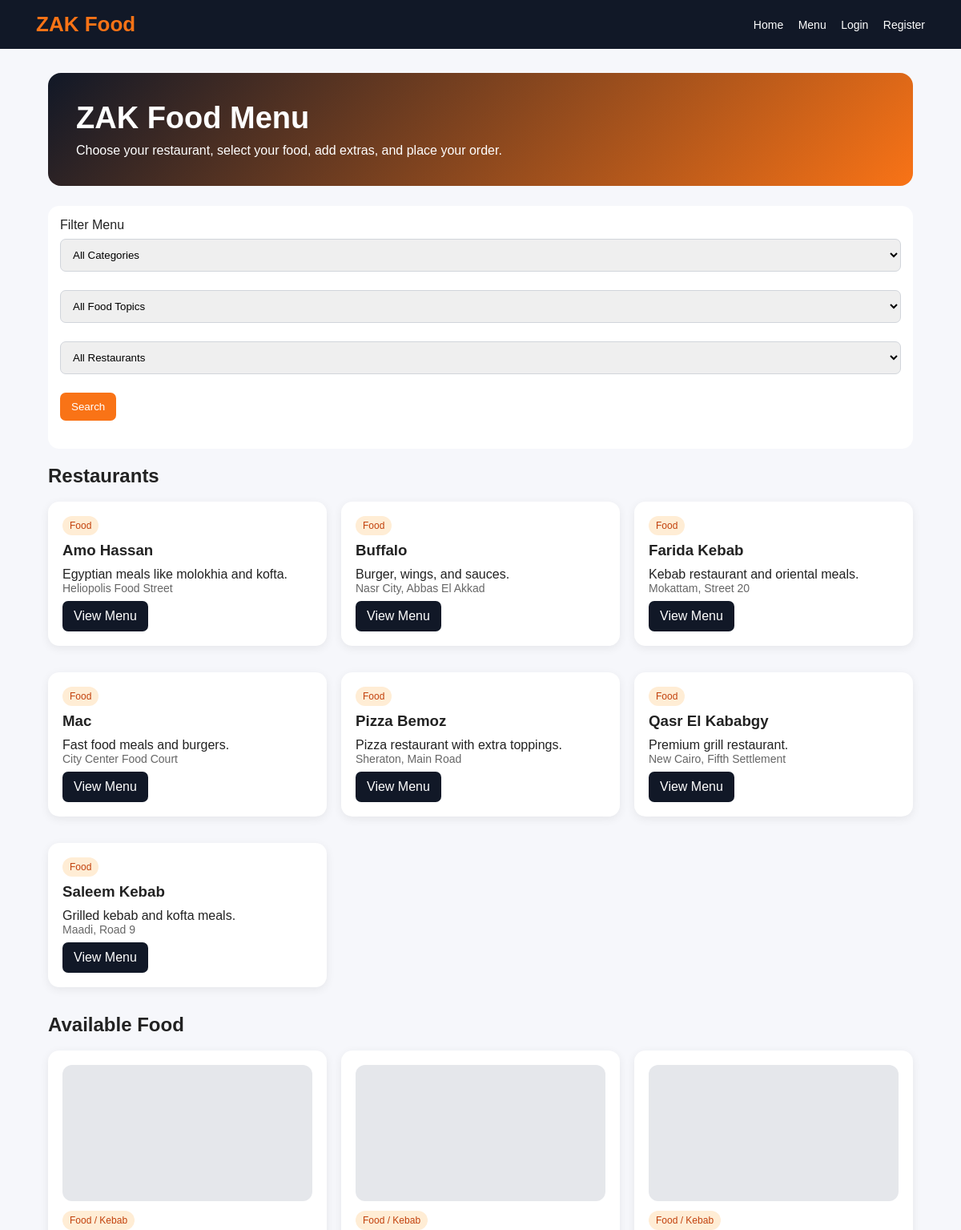
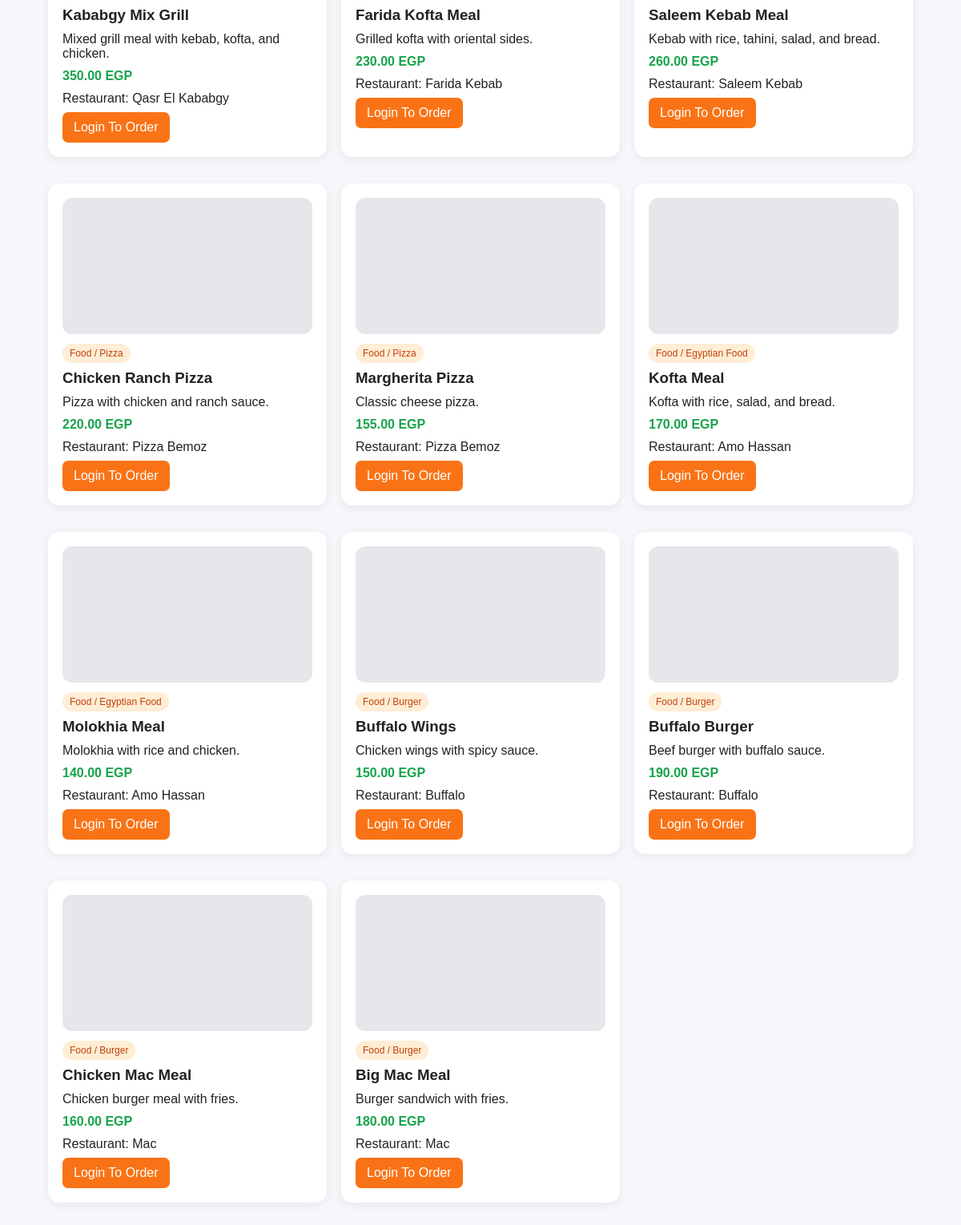
The page / on the database its author committed (2 pictures, top to bottom).
### tables this page shows
CREATE TABLE shops (
    id INT AUTO_INCREMENT PRIMARY KEY,
    vendor_id INT NOT NULL,
    category_id INT NOT NULL,
    name VARCHAR(150) NOT NULL,
    address TEXT NOT NULL,
    phone VARCHAR(30),
    description TEXT,
    status ENUM('pending', 'approved', 'rejected') DEFAULT 'pending',
    created_at TIMESTAMP DEFAULT CURRENT_TIMESTAMP,
    FOREIGN KEY (vendor_id) REFERENCES users(id) ON DELETE CASCADE,
    FOREIGN KEY (category_id) REFERENCES categories(id) ON DELETE CASCADE
);

CREATE TABLE categories (
    id INT AUTO_INCREMENT PRIMARY KEY,
    name VARCHAR(100) NOT NULL
);

CREATE TABLE products (
    id INT AUTO_INCREMENT PRIMARY KEY,
    vendor_id INT NOT NULL,
    shop_id INT NOT NULL,
    category_id INT NOT NULL,
    subcategory_id INT NOT NULL,
    name VARCHAR(150) NOT NULL,
    description TEXT,
    price DECIMAL(10,2) NOT NULL,
    quantity INT DEFAULT 0,
    image VARCHAR(255),
    status ENUM('pending', 'approved', 'rejected') DEFAULT 'pending',
    created_at TIMESTAMP DEFAULT CURRENT_TIMESTAMP,
    FOREIGN KEY (vendor_id) REFERENCES users(id) ON DELETE CASCADE,
    FOREIGN KEY (shop_id) REFERENCES shops(id) ON DELETE CASCADE,
    FOREIGN KEY (category_id) REFERENCES categories(id) ON DELETE CASCADE,
    FOREIGN KEY (subcategory_id) REFERENCES subcategories(id) ON DELETE CASCADE
);

CREATE TABLE subcategories (
    id INT AUTO_INCREMENT PRIMARY KEY,
    category_id INT NOT NULL,
    name VARCHAR(100) NOT NULL,
    FOREIGN KEY (category_id) REFERENCES categories(id) ON DELETE CASCADE
);

### index.php (the view, shortened to what this page needs)
<?php
require_once 'config/db.php';
include 'includes/header.php';
$shop = intval($_GET['shop'] ?? 0);
$where = "WHERE products.status = 'approved' AND shops.status = 'approved'";
$shops = mysqli_query($conn, "SELECT shops.*, categories.name AS category_name
                              FROM shops
                              JOIN categories ON shops.category_id = categories.id
                              WHERE shops.status = 'approved'
                              ORDER BY shops.name");
$products = mysqli_query($conn, "SELECT products.*,
                                shops.name AS shop_name,
                                shops.address AS shop_address,
                                categories.name AS category_name,
                                subcategories.name AS subcategory_name
                                FROM products
                                JOIN shops ON products.shop_id = shops.id
                                JOIN categories ON products.category_id = categories.id
                                JOIN subcategories ON products.subcategory_id = subcategories.id
                                $where
                                ORDER BY products.id DESC");
?>
<div class="container">
    <div class="hero">
        <h1>ZAK Food Menu</h1>
        <p>Choose your restaurant, select your food, add extras, and place your order.</p>
    </div>
    <div class="filter-box">
        <form method="GET" style="max-width:100%; padding:0;">
            <label>Filter Menu</label>
            <select name="cat">
                <option value="0">All Categories</option>
            </select>
            <select name="sub">
                <option value="0">All Food Topics</option>
            </select>
            <select name="shop">
                <option value="0">All Restaurants</option>
                <?php mysqli_data_seek($shops, 0); while ($sh = mysqli_fetch_assoc($shops)): ?>
                    <option value="<?php echo $sh['id']; ?>" <?php if ($shop == $sh['id']) echo 'selected'; ?>>
                        <?php echo htmlspecialchars($sh['name']); ?>
                    </option>
                <?php endwhile; ?>
            </select>
            <button class="btn" type="submit">Search</button>
        </form>
    </div>
    <h2>Restaurants</h2>
    <br>
    <div class="grid">
        <?php mysqli_data_seek($shops, 0); while ($shop_row = mysqli_fetch_assoc($shops)): ?>
            <div class="card">
                <span class="badge"><?php echo htmlspecialchars($shop_row['category_name']); ?></span>
                <h3><?php echo htmlspecialchars($shop_row['name']); ?></h3>
                <p><?php echo htmlspecialchars($shop_row['description']); ?></p>
                <p class="small"><?php echo htmlspecialchars($shop_row['address']); ?></p>
                <a class="btn btn-dark" href="/index.php?shop=<?php echo $shop_row['id']; ?>">View Menu</a>
            </div>
        <?php endwhile; ?>
    </div>
    <br>
    <h2>Available Food</h2>
    <br>
    <div class="grid">
        <?php while ($product = mysqli_fetch_assoc($products)): ?>
            <div class="card">
                <?php if (!empty($product['image'])): ?>
                    <img class="product-img" src="/<?php echo htmlspecialchars($product['image']); ?>">
                <?php else: ?>
                    <div class="product-img"></div>
                <?php endif; ?>
                <span class="badge">
                    <?php echo htmlspecialchars($product['category_name']); ?> /
                    <?php echo htmlspecialchars($product['subcategory_name']); ?>
                </span>
                <h3><?php echo htmlspecialchars($product['name']); ?></h3>
                <p><?php echo htmlspecialchars($product['description']); ?></p>
                <p class="price"><?php echo $product['price']; ?> EGP</p>
                <p>Restaurant: <?php echo htmlspecialchars($product['shop_name']); ?></p>
                <?php if (!isset($_SESSION['user_id'])): ?>
                    <a class="btn" href="/login.php">Login To Order</a>
                <?php elseif ($_SESSION['role'] === 'customer'): ?>
                    <a class="btn btn-green" href="/product.php?id=<?php echo $product['id']; ?>">Order Now</a>
                <?php endif; ?>
            </div>
        <?php endwhile; ?>
    </div>
</div>
<?php include 'includes/footer.php'; ?>

### includes/header.php (shortened to what this page needs)
<?php
$home_link = '/index.php';
?>
<!DOCTYPE html>
<html>
<head>
    <link rel="stylesheet" href="/assets/css/style.css">
</head>
<body>
<div class="navbar">
    <div class="logo">ZAK Food</div>
    <div class="nav-links">
        <a href="<?php echo $home_link; ?>">Home</a>
        <?php if (isset($_SESSION['user_id'])): ?>
            <?php if ($_SESSION['role'] === 'admin'): ?>
                <a href="/admin/dashboard.php">Dashboard</a>
                <a href="/admin/categories.php">Categories</a>
                <a href="/admin/shops.php">Restaurant Requests</a>
                <a href="/admin/product_requests.php">Food Requests</a>
                <a href="/admin/orders.php">Orders</a>
            <?php elseif ($_SESSION['role'] === 'vendor'): ?>
                <a href="/vendor/dashboard.php">Restaurant Panel</a>
                <a href="/vendor/add_product.php">Add Food</a>
                <a href="/vendor/vendor_orders.php">Orders</a>
                <a href="/vendor/profits.php">Profits</a>
            <?php elseif ($_SESSION['role'] === 'customer'): ?>
                <a href="/index.php">Menu</a>
                <a href="/profile.php">Profile</a>
                <a href="/addresses.php">Addresses</a>
                <a href="/cart.php">Cart</a>
                <a href="/customer/my_orders.php">My Orders</a>
            <?php elseif ($_SESSION['role'] === 'delivery'): ?>
                <a href="/profile.php">Profile</a>
                <a href="/delivery/assigned_orders.php">Delivery Requests</a>
            <?php endif; ?>
            <a href="/logout.php">Logout</a>
        <?php else: ?>
            <a href="/index.php">Menu</a>
            <a href="/login.php">Login</a>
            <a href="/register.php">Register</a>
        <?php endif; ?>
    </div>
</div>

### includes/footer.php (shortened to what this page needs)
</body>
</html>

### assets/css/style.css (style rules this page uses)
* { margin: 0; padding: 0; box-sizing: border-box; font-family: Arial, sans-serif; }
body { background: #f6f7fb; color: #222; }
.navbar { background: #111827; color: white; padding: 15px 45px; display: flex; justify-content: space-between; align-items: center; }
.logo { font-size: 26px; font-weight: bold; color: #f97316; }
.nav-links a { color: white; text-decoration: none; margin-left: 14px; font-size: 14px; }
.container { width: 90%; margin: 30px auto; }
.hero { background: linear-gradient(135deg, #111827, #f97316); color: white; padding: 35px; border-radius: 16px; margin-bottom: 25px; }
.hero h1 { font-size: 38px; margin-bottom: 10px; }
.grid { display: grid; grid-template-columns: repeat(3, 1fr); gap: 18px; }
.card { background: white; padding: 18px; border-radius: 14px; box-shadow: 0 3px 12px #00000012; margin-bottom: 15px; }
.card h3 { margin-bottom: 10px; }
.price { color: #16a34a; font-weight: bold; margin: 10px 0; }
.badge { display: inline-block; background: #ffedd5; color: #c2410c; padding: 5px 9px; border-radius: 20px; font-size: 12px; margin-bottom: 8px; }
.btn { background: #f97316; color: white; padding: 10px 14px; border: none; border-radius: 7px; text-decoration: none; display: inline-block; cursor: pointer; margin-top: 8px; }
.btn-dark { background: #111827; }
form { background: white; padding: 20px; border-radius: 14px; max-width: 650px; margin-bottom: 20px; }
input, textarea, select { width: 100%; padding: 11px; margin: 8px 0 15px; border: 1px solid #d1d5db; border-radius: 7px; }
.product-img { width: 100%; height: 170px; border-radius: 12px; object-fit: cover; background: #e5e7eb; margin-bottom: 12px; }
.small { color: #666; font-size: 14px; }
.filter-box { background: white; padding: 15px; border-radius: 14px; margin-bottom: 20px; }

### rows shown on the page
shops: category.name "Food", name "Amo Hassan", description "Egyptian meals like molokhia and kofta.", address "Heliopolis Food Street"
shops: category.name "Food", name "Buffalo", description "Burger, wings, and sauces.", address "Nasr City, Abbas El Akkad"
shops: category.name "Food", name "Farida Kebab", description "Kebab restaurant and oriental meals.", address "Mokattam, Street 20"
shops: category.name "Food", name "Mac", description "Fast food meals and burgers.", address "City Center Food Court"
shops: category.name "Food", name "Pizza Bemoz", description "Pizza restaurant with extra toppings.", address "Sheraton, Main Road"
shops: category.name "Food", name "Qasr El Kababgy", description "Premium grill restaurant.", address "New Cairo, Fifth Settlement"
shops: category.name "Food", name "Saleem Kebab", description "Grilled kebab and kofta meals.", address "Maadi, Road 9"
products: category.name "Food", subcategory.name "Kebab", name "Kababgy Mix Grill", description "Mixed grill meal with kebab, kofta, and chicken.", price "350.00", shop.name "Qasr El Kababgy"
products: category.name "Food", subcategory.name "Kebab", name "Farida Kofta Meal", description "Grilled kofta with oriental sides.", price "230.00", shop.name "Farida Kebab"
products: category.name "Food", subcategory.name "Kebab", name "Saleem Kebab Meal", description "Kebab with rice, tahini, salad, and bread.", price "260.00", shop.name "Saleem Kebab"
products: category.name "Food", subcategory.name "Pizza", name "Chicken Ranch Pizza", description "Pizza with chicken and ranch sauce.", price "220.00", shop.name "Pizza Bemoz"
products: category.name "Food", subcategory.name "Pizza", name "Margherita Pizza", description "Classic cheese pizza.", price "155.00", shop.name "Pizza Bemoz"
products: category.name "Food", subcategory.name "Egyptian Food", name "Kofta Meal", description "Kofta with rice, salad, and bread.", price "170.00", shop.name "Amo Hassan"
products: category.name "Food", subcategory.name "Egyptian Food", name "Molokhia Meal", description "Molokhia with rice and chicken.", price "140.00", shop.name "Amo Hassan"
products: category.name "Food", subcategory.name "Burger", name "Buffalo Wings", description "Chicken wings with spicy sauce.", price "150.00", shop.name "Buffalo"
products: category.name "Food", subcategory.name "Burger", name "Buffalo Burger", description "Beef burger with buffalo sauce.", price "190.00", shop.name "Buffalo"
products: category.name "Food", subcategory.name "Burger", name "Chicken Mac Meal", description "Chicken burger meal with fries.", price "160.00", shop.name "Mac"
products: category.name "Food", subcategory.name "Burger", name "Big Mac Meal", description "Burger sandwich with fries.", price "180.00", shop.name "Mac"
